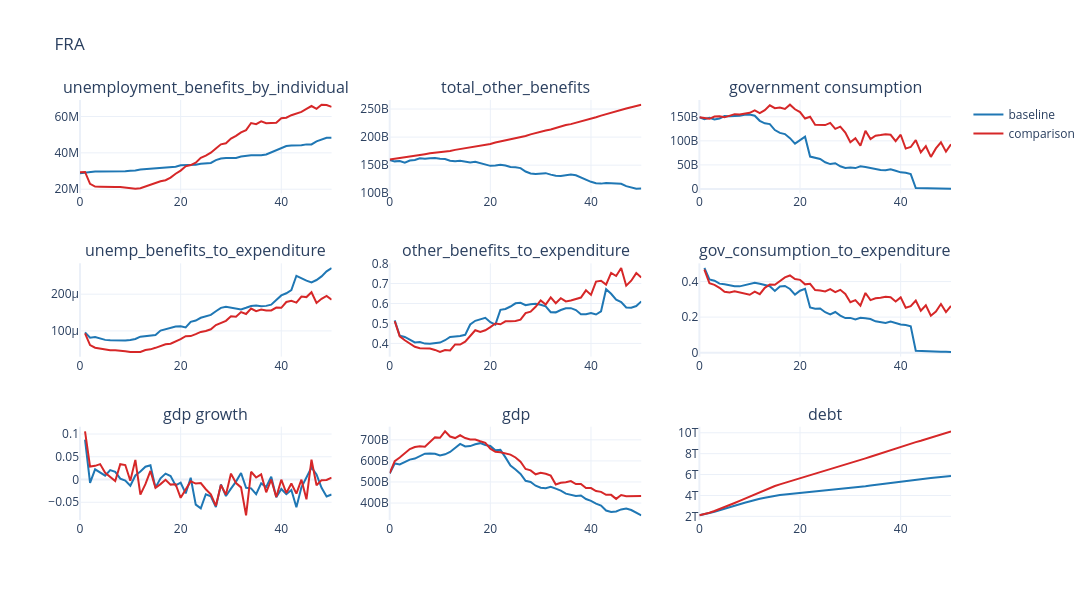

Notebook cell for this chart:
### Code cell
fiscal_cols = [
    'unemployment_benefits_by_individual', 'total_other_benefits', 'government consumption',
    'unemp_benefits_to_expenditure', 'other_benefits_to_expenditure', 'gov_consumption_to_expenditure', 
    'gdp growth', 'gdp', 'debt'
               ]

plot_output(
    df=df_base[fiscal_cols],
    df_compare=df_benchmark[fiscal_cols],
    no_rows=3,
    no_cols=3,
    country_code=cfg.country_iso3,
    line_color="#1f77b4",
    base_height=200,
    base_width=400,
)
